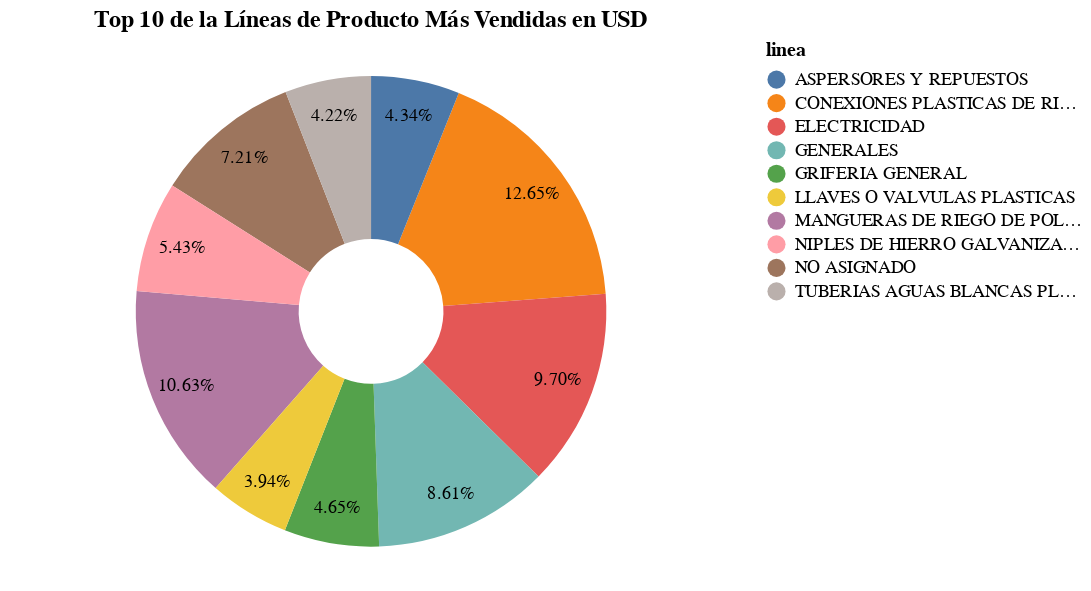

This figure's notebook cell:
### Code cell
theta = alt.Theta("monto_dolar:Q", stack=True)
texto = alt.Text('porcent_dolar:Q', format='.2%')
titulo='Top 10 de la Líneas de Producto Más Vendidas en USD'

graf_sectores_linea(df_linea_grafico_dolar, theta, texto, titulo)

### Figure 1 — Vega-Lite specification as saved in the notebook (floating-point values rounded to 4 significant figures)
{"config": {"view": {"continuousWidth": 400, "continuousHeight": 300}}, "layer": [{"mark": {"type": "arc", "innerRadius": 40, "outerRadius": 130}, "encoding": {"color": {"field": "linea", "type": "nominal"}, "theta": {"field": "monto_dolar", "stack": true, "type": "quantitative"}, "tooltip": [{"field": "linea", "title": "Línea de Producto", "type": "nominal"}, {"aggregate": "sum", "field": "monto_dolar", "format": "$,.5", "title": "Ventas en $", "type": "quantitative"}, {"aggregate": "sum", "field": "cantidad", "format": ",.5", "title": "Volumen de Ventas", "type": "quantitative"}]}, "title": "Top 10 de la Líneas de Producto Más Vendidas en USD"}, {"mark": {"type": "text", "fill": "black", "radius": 110, "size": 10}, "encoding": {"color": {"field": "linea", "type": "nominal"}, "text": {"field": "porcent_dolar", "format": ".2%", "type": "quantitative"}, "theta": {"field": "monto_dolar", "stack": true, "type": "quantitative"}, "tooltip": [{"field": "linea", "title": "Línea de Producto", "type": "nominal"}, {"aggregate": "sum", "field": "monto_dolar", "format": "$,.5", "title": "Ventas en $", "type": "quantitative"}, {"aggregate": "sum", "field": "cantidad", "format": ",.5", "title": "Volumen de Ventas", "type": "quantitative"}]}, "title": "Top 10 de la Líneas de Producto Más Vendidas en USD"}], "data": {"name": "data-f0a99bde88d8fe3c4a3deb8570a49f76"}, "$schema": "https://vega.github.io/schema/vega-lite/v4.17.0.json", "datasets": {"data-f0a99bde88d8fe3c4a3deb8570a49f76": [{"linea": "CONEXIONES PLASTICAS DE RIEGO", "cantidad": 14710.0, "monto_dolar": 28840.0, "producto": 133, "rango": 43540.0, "porcent_dolar": 0.1265, "porcent_vol": 0.1113}, {"linea": "MANGUERAS DE RIEGO DE POLIETILENO NEGRA", "cantidad": 498.7, "monto_dolar": 24230.0, "producto": 28, "rango": 24730.0, "porcent_dolar": 0.1063, "porcent_vol": 0.0038}, {"linea": "ELECTRICIDAD", "cantidad": 10640.0, "monto_dolar": 22100.0, "producto": 352, "rango": 32750.0, "porcent_dolar": 0.097, "porcent_vol": 0.0806}, {"linea": "GENERALES", "cantidad": 26010.0, "monto_dolar": 19620.0, "producto": 434, "rango": 45630.0, "porcent_dolar": 0.0861, "porcent_vol": 0.1969}, {"linea": "NO ASIGNADO", "cantidad": 8493.0, "monto_dolar": 16430.0, "producto": 162, "rango": 24920.0, "porcent_dolar": 0.0721, "porcent_vol": 0.0643}, {"linea": "NIPLES DE HIERRO GALVANIZADO, CROMADO Y PLASTICOS", "cantidad": 7700.0, "monto_dolar": 12380.0, "producto": 93, "rango": 20080.0, "porcent_dolar": 0.0543, "porcent_vol": 0.0583}, {"linea": "GRIFERIA GENERAL", "cantidad": 1564.0, "monto_dolar": 10600.0, "producto": 140, "rango": 12160.0, "porcent_dolar": 0.0465, "porcent_vol": 0.0118}, {"linea": "ASPERSORES Y REPUESTOS", "cantidad": 5034.0, "monto_dolar": 9890.0, "producto": 25, "rango": 14920.0, "porcent_dolar": 0.0434, "porcent_vol": 0.0381}, {"linea": "TUBERIAS AGUAS BLANCAS PLASTICAS Y GALVANIZADAS", "cantidad": 7878.0, "monto_dolar": 9623.0, "producto": 74, "rango": 17500.0, "porcent_dolar": 0.0422, "porcent_vol": 0.0596}, {"linea": "LLAVES O VALVULAS PLASTICAS", "cantidad": 3677.0, "monto_dolar": 8972.0, "producto": 12, "rango": 12650.0, "porcent_dolar": 0.0394, "porcent_vol": 0.0278}]}}
